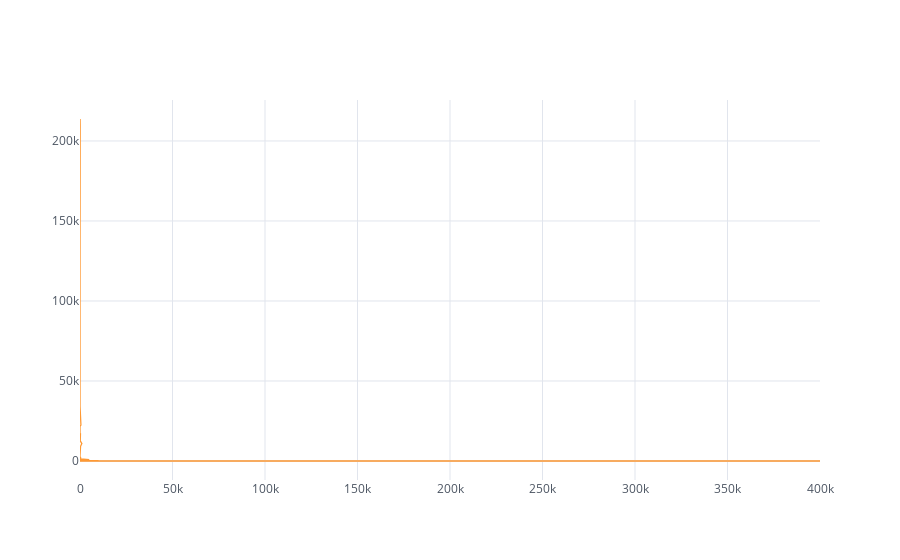

The notebook cell saved with this chart:
### Code cell
donation_chid.iplot(kind='line', theme='white')

### Figure 1 — Plotly figure (JSON) as saved in the notebook; plotly's stock layout.template omitted (floating-point values rounded to 4 significant figures; data arrays with more than 128 entries replaced by an {"elided": "..."} marker saying what was removed)
{"data": [{"line": {"color": "rgba(255, 153, 51, 1.0)", "dash": "solid", "shape": "linear", "width": 1.3}, "mode": "lines", "name": "amount", "text": "", "type": "scatter", "x": {"elided": "1472 int values"}, "y": {"elided": "1472 int values"}}], "layout": {"legend": {"bgcolor": "#FFFFFF", "font": {"color": "#4D5663"}}, "paper_bgcolor": "#FFFFFF", "plot_bgcolor": "#FFFFFF", "title": {"font": {"color": "#4D5663"}}, "xaxis": {"gridcolor": "#E1E5ED", "showgrid": true, "tickfont": {"color": "#4D5663"}, "title": {"font": {"color": "#4D5663"}, "text": ""}, "zerolinecolor": "#E1E5ED"}, "yaxis": {"gridcolor": "#E1E5ED", "showgrid": true, "tickfont": {"color": "#4D5663"}, "title": {"font": {"color": "#4D5663"}, "text": ""}, "zerolinecolor": "#E1E5ED"}}}
